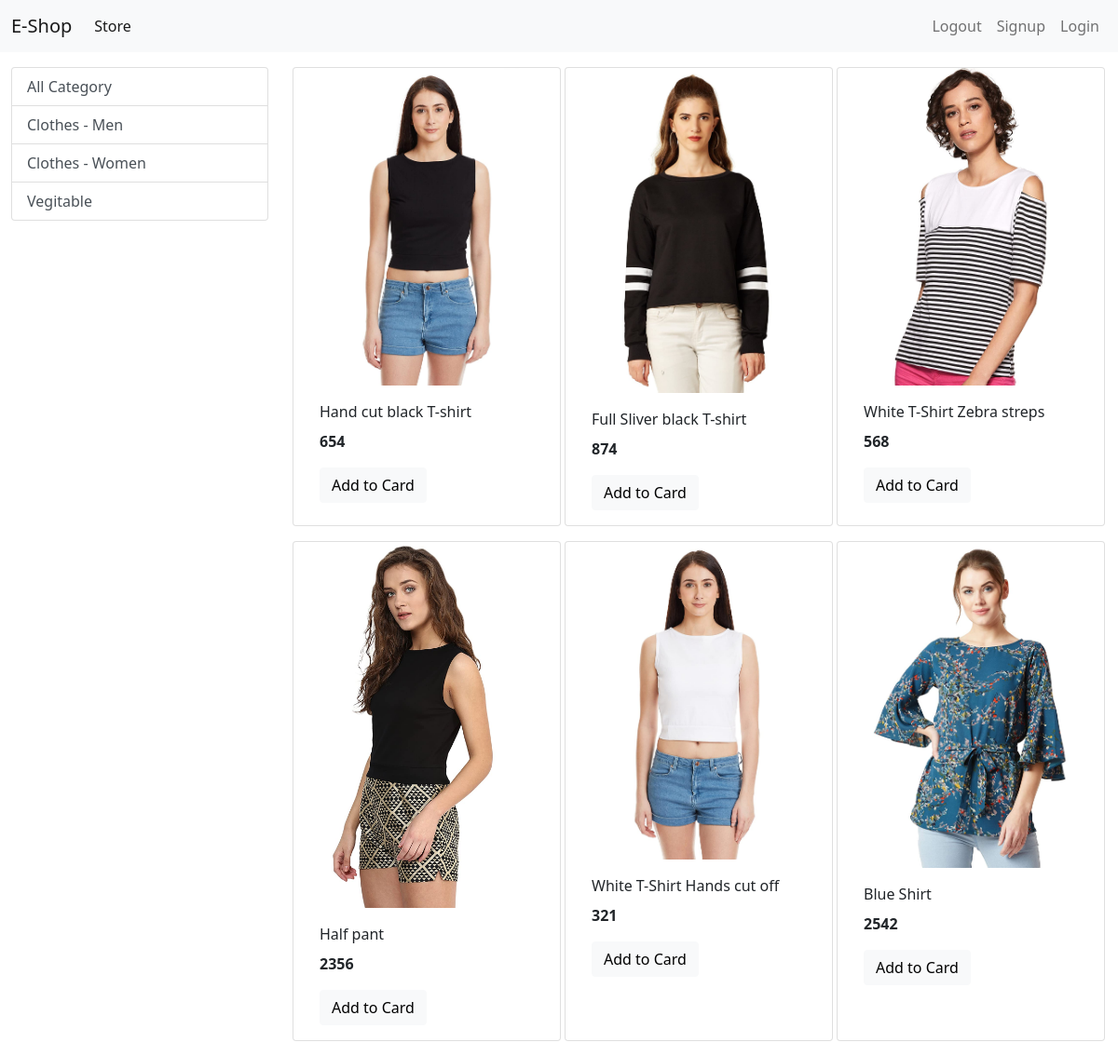
The app's page /?category=2 with its own data.
### store/models/category.py (models this page shows, shortened)
class Category(models.Model):
    name = models.CharField(max_length=50)
    @staticmethod
    def get_all_category():
        return Category.objects.all()

### store/models/product.py (models this page shows, shortened)
class Product(models.Model):
    name = models.CharField(max_length=50)
    price = models.IntegerField(default=0)
    category = models.ForeignKey(Category, on_delete=models.CASCADE)
    description = models.CharField(
        max_length=200, default='', null=True, blank=True)
    image = models.ImageField(upload_to='products')
    @staticmethod
    def get_all_products_by_categoryid(categoryid):
        if categoryid:
            return Product.objects.filter(category=categoryid)
        else:
            return Product.objects.all()

### store/views/index.py (the view, shortened to what this page needs)
# urls.py: path('', index.Index.as_view(), name='index'),
class Index(View):
    def get(self, request):
        products = None
        category = Category.get_all_category()
        categoryid = request.GET.get('category')
        if categoryid:
            products = Product.get_all_products_by_categoryid(categoryid)
        else:
            products = Product.get_all_products()
        context = {
            'products': products,
            'category': category
        }
        print('email', request.session.get('customer_email'))
        return render(request, 'store/index.html', context)

### store/templates/store/index.html (shortened to what this page needs)
{% extends "store/layout.html" %}
{% load static%}
{% block content %}
<div class="container-fluid mt-3">
  <div class="row">
    <div class="col-lg-3 mx-auto">
      <div class="list-group">
        <a href="/" class="list-group-item list-group-item-action ">All Category</a>
        {% for category in category %}
        <a href="/?category={{ category.id }}" class="list-group-item list-group-item-action ">{{category.name}}</a>
        {% endfor %}
      </div>
    </div>
    <div id='products' class="col-lg-9 mx-auto">
      <div class="row mx-auto">
        {% for product in products %}
        <div class="card mx-auto mb-3" style="width: 18rem;">
          <img src="{% get_media_prefix %}{{product.image}}" class="card-img-top" alt="...">
          <div class="card-body">
            <p class="card-title">{{product.name}}</p>
            <p class="card-text"><b>{{product.price}}</b></p>
            <form action="" method="post">
              <input type="submit" class="btn btn-block btn-light border-left" value="Add to Card">
            </form>
          </div>
        </div>
        {% endfor%}
      </div>
    </div>
  </div>
</div>
{% endblock %}

### records on screen
Category: name "Clothes - Men"
Category: name "Clothes - Women"
Category: name "Vegitable"
Product: image (picture), name "Hand cut black T-shirt", price "654"
Product: image (picture), name "Full Sliver black T-shirt", price "874"
Product: image (picture), name "White T-Shirt Zebra streps", price "568"
Product: image (picture), name "Half pant", price "2356"
Product: image (picture), name "White T-Shirt Hands cut off", price "321"
Product: image (picture), name "Blue Shirt", price "2542"
